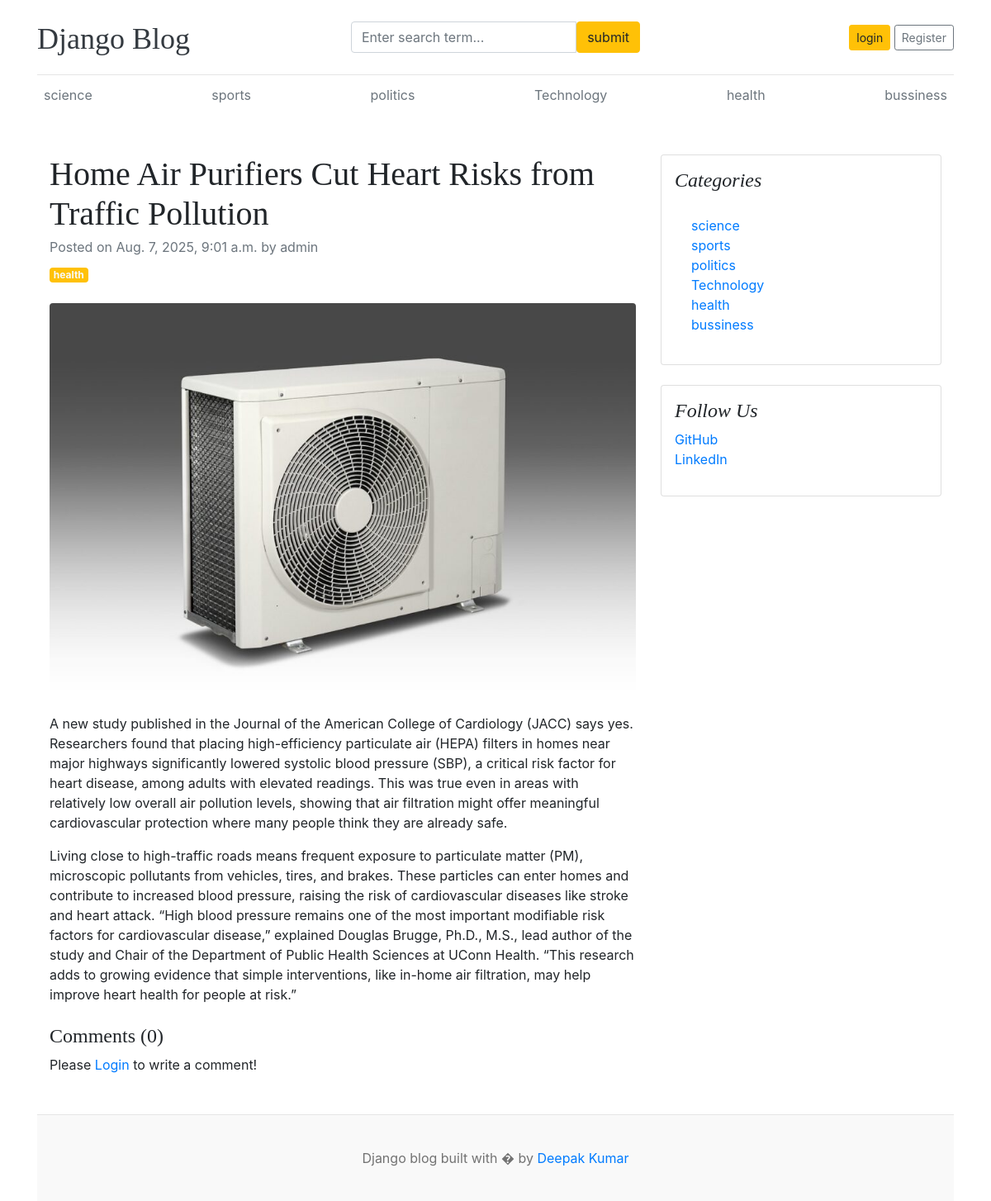
/blog/home-air-purifiers-cut-heart-risks-from-traffic-po, run on an earlier commit of the app's database.
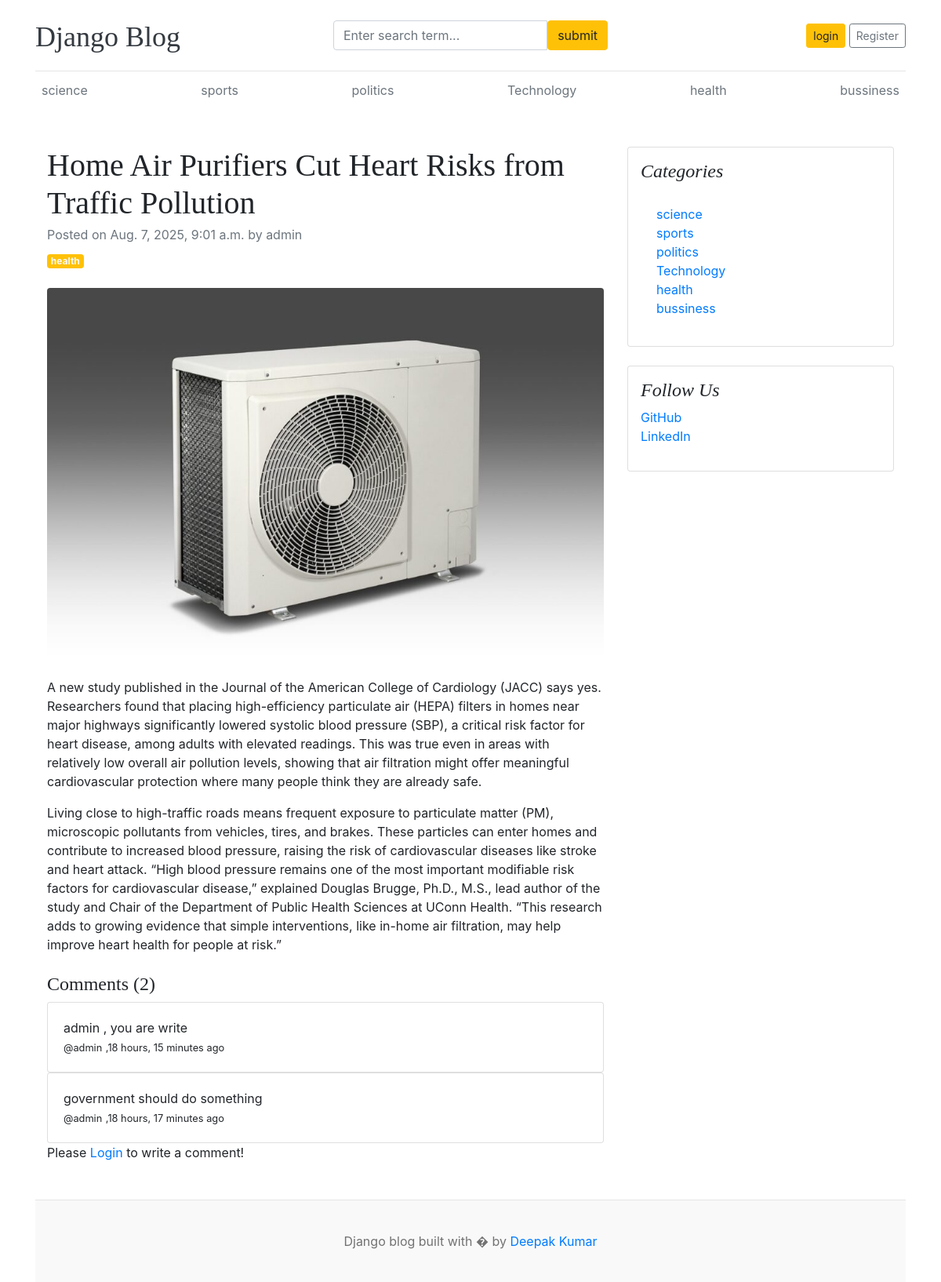
And on a later commit of the database.
### blogs/models.py (models this page shows, shortened)
class Category(models.Model):
    name = models.CharField(max_length=15,unique=True)
    created_at = models.DateTimeField(auto_now_add=True)
    updated_at = models.DateTimeField(auto_now=True)
    def __str__(self):
        return self.name
    class Meta:
        verbose_name_plural = 'categories'

class Comment(models.Model):
    user = models.ForeignKey(User,on_delete=models.CASCADE)
    comment = models.CharField(max_length=50)
    post = models.ForeignKey(Blogs,on_delete=models.CASCADE)
    created_at = models.DateTimeField(auto_now_add=True)
    updated_at = models.DateTimeField(auto_now=True)
    class Meta:
        ordering = ['-updated_at']

### blogs/views.py (the view, shortened to what this page needs)
# urls.py: 2. Add a URL to urlpatterns:  path('blog/', include('blog.urls'))
def blog(request,slug):
    posts = get_object_or_404(Blogs,slug=slug,status=1)
    comments = Comment.objects.filter(post=posts)
    comments_count = comments.count()
    context ={
        'post':posts,
        'comments':comments,
        'comments_count':comments_count
    }
    return render(request,'blogs/blog.html',context)

### blogs/context_processors.py (called while the page is built)
def categoryget(request):
    category = Category.objects.all()
    context ={
        'category':category
    }
    return dict(context)

### blogs/templates/blogs/blog.html (shortened to what this page needs)
{% extends 'main.html' %}
 {% block content %}
<div class="container mt-5">
    <div class="row">
        <div class="col-lg-8">
            <article>
                <header class="mb-4">
                    <h1 class="fw-bolder mb-1">{{ post.title }}</h1>
                    <div class="text-muted fst-italic mb-2">Posted on {{ post.created_at }} by {{ post.author }}</div>
                    <a class="badge bg-warning text-decoration-none text-light" href="{% url 'category' post.category.id  %}">{{ post.category}}</a>
                </header>
                <figure class="mb-4"><img class="img-fluid rounded" src="{{ post.photo.url }}" alt="" /></figure>
                <section class="mb-5">
                    <p class="fs-5 mb-4">{{ post.short_body|linebreaks }}<p>
                    <p class="fs-5 mb-4">{{ post.body }}</p>
                    <h4>Comments ({{ comments_count }}) </h4>
                    {% if comments %}
                    {% for comment in comments %}
                        <div class="card">
                            <div class="card-body">
                                <p class="card-text mb-0">{{ comment.comment }}</p>
                                <span>
                                    <small>@{{ comment.user }}</small>
                                    <small> ,{{ comment.created_at | timesince  }} ago </small>
                                </span>
                            </div>
                        </div>
                        {% endfor %}
                        {% endif %}
                        <div class="form-group">
                         <p>Please <span><a href="{% url 'login' %}">Login</a></span> to write a comment!</p>
                    </div>
                </section>
            </article>
        </div>
        <div class="col-lg-4">
            <div class="card mb-4 p-3">
                <h4 class="font-italic">Categories</h4>
                <div class="card-body">
                    <div class="row">
                        <div class="col-sm-6">
                            <ul class="list-unstyled mb-0">
                                {% for cat in  category %}
                                <li><a href="{% url 'category' cat.id %}">{{cat.name}}</a></li>
                                {% endfor %}
                            </ul>
                        </div>
                    </div>
                </div>
            </div>
            <div class="card mb-4 p-3">
                <h4 class="font-italic">Follow Us</h4>
                <ol class="list-unstyled">
                    <li><a href="#">GitHub</a></li>
                    <li><a href="#">LinkedIn</a></li>
                </ol>
            </div>
        </div>
    </div>
</div>
{% endblock content %}

### templates/header.html (shortened to what this page needs)
{% load static %}
<!DOCTYPE html>
<html lang="en">
<head>
    <link href="https://getbootstrap.com/docs/4.0/dist/css/bootstrap.min.css" rel="stylesheet">
  <link rel="stylesheet" href="https://cdnjs.cloudflare.com/ajax/libs/font-awesome/6.5.2/css/all.min.css">
    <link href="{% static 'css/style.css' %}" rel="stylesheet">
  </head>
<body>
    <div class="container">
      <header class="blog-header py-3">
        <div class="row flex-nowrap justify-content-between align-items-center">
          <div class="col-4 pt-1">
            <a class="blog-header-logo text-dark" href="/">Django Blog</a>
          </div>
            <div class="col-4">
            <form action="{% url 'search' %}" method="GET">
              <div class="input-group">
                <input class="form-control" name="keyword" type="text" placeholder="Enter search term..."  />
                <button type="submit" class="btn btn-warning" id="button-search" type="button">submit</button>
            </div>
            </form>
          </div>
          <div class="col-4 d-flex justify-content-end align-items-center">
            {% if not user.is_authenticated %}
            <a class="btn btn-sm btn-warning" href="{% url 'login' %}">login</a> &nbsp;
            <a class="btn btn-sm btn-outline-secondary" href="{% url 'register' %}">Register</a>
            {% else %}
            <span> <a href="{% url 'dashboard' %}" class="btn btn-sm btn-warning">Dashboard</a> </span> &nbsp; &nbsp;
            <a  href="{% url 'logout' %}"> Logout</a>
            {% endif %}
          </div>
        </div>
      </header>
      <div class="nav-scroller py-1 mb-2">
        <nav class="nav d-flex justify-content-between">
          {% for cat in category %}
          <a class="p-2 text-muted" href="{% url 'category' cat.id  %}">{{ cat.name }}</a>
          {% endfor %}
        </nav>
      </div>

What changed in the data, as far as the page shows it:
added Comment: comment "admin , you are write", user "admin", created_at "18 hours, 15 minutes"
added Comment: comment "government should do something", user "admin", created_at "18 hours, 17 minutes"
Also different on the page:
{{ comments_count }}: "0" → "2"
